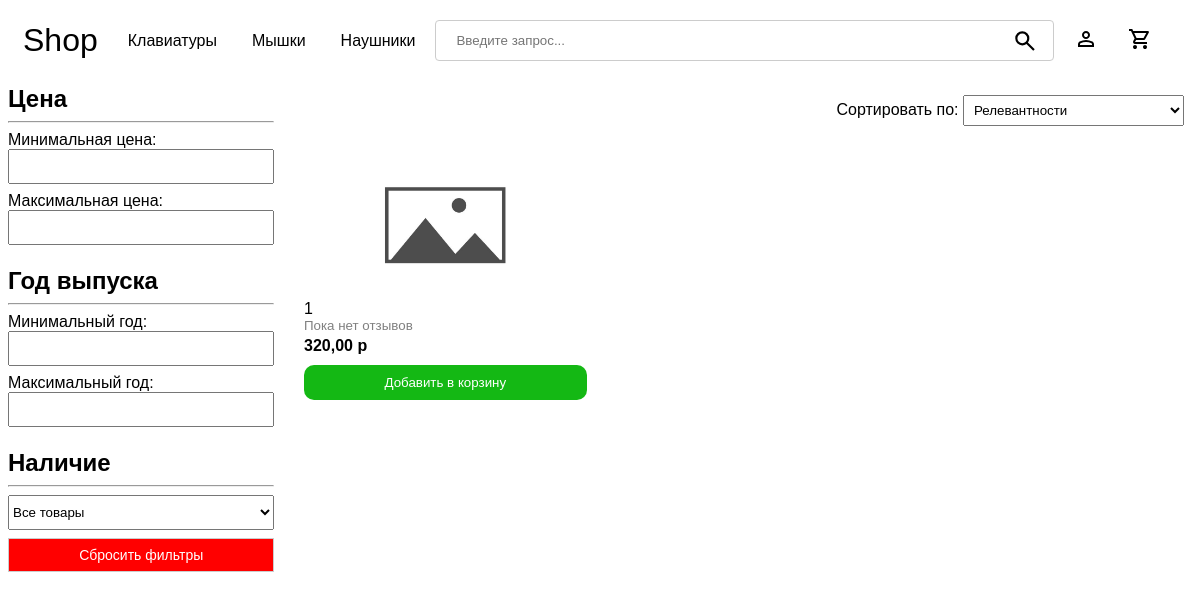
The app's page /catalog/keyboard/, older data.
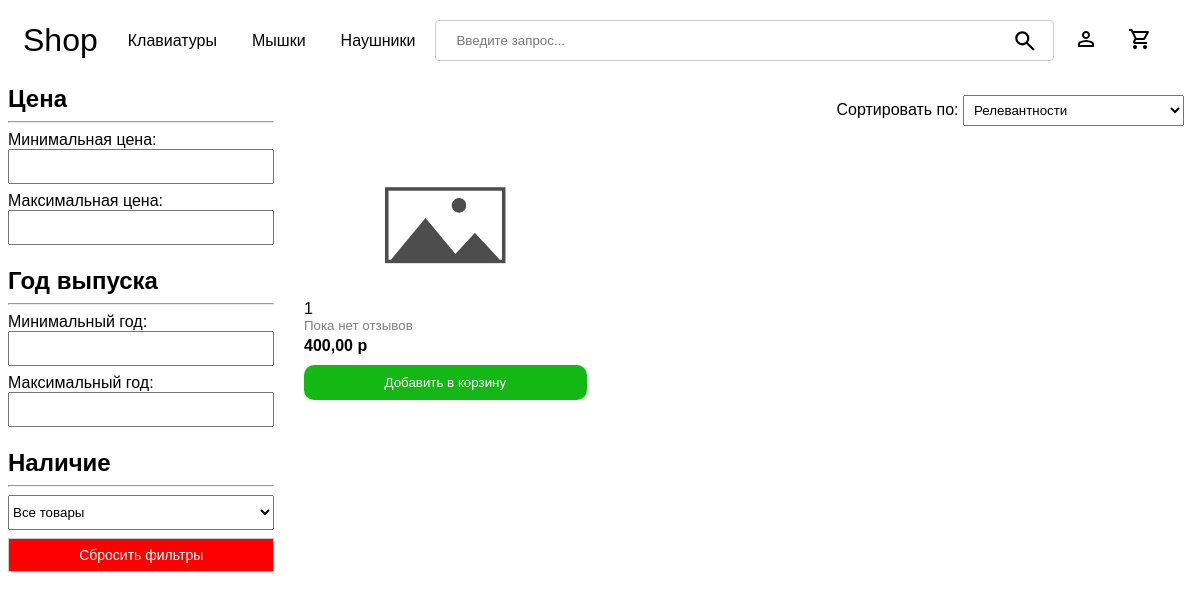
The same page, newer data.
### base/models.py (models this page shows, shortened)
class Product(models.Model):
    product_types = [
        ('keyboard', 'Клавиатура'),
        ('mouse', 'Мышь'),
        ('headphones', 'Наушники'),
    ]
    id = models.AutoField(primary_key=True)
    type = models.CharField(max_length=40, choices=product_types,default='')
    name = models.CharField(max_length=200)
    price = models.DecimalField(validators=[MinValueValidator(0)],decimal_places=2, max_digits=10)
    amount = models.IntegerField(validators=[MinValueValidator(0)])
    year = models.IntegerField(validators=[MinValueValidator(1970),MaxValueValidator(2030)])
    description = models.JSONField(null=True,blank=True)
    created = models.DateTimeField(auto_now_add = True)
    @property
    def first_image(self):
        return self.images.first()
    @property
    def get_review_count(self):
        return self.review_set.count() or 0

### base/views.py (the view)
# urls.py: path('catalog/<str:products>/',views.catalog, name = 'catalog'),
def catalog(request, products):
    q = request.GET.get('q', '')
    sort_param = request.GET.get('sort', '')
    min_price = request.GET.get('min_price') or '-1'
    max_price = request.GET.get('max_price') or '9999999'
    min_year = request.GET.get('min_year') or '-1'
    max_year = request.GET.get('max_year') or '9999999'
    current_page = int(request.GET.get('page',1))
    availability = int(request.GET.get('availability', -1))
    if products == 'all':
        products = Product.objects.filter(name__icontains=q,
                                            price__gte=min_price,
                                            price__lte=max_price,
                                            year__gte=min_year,
                                            year__lte=max_year,
                                            amount__gt=availability)
    else:
        products = Product.objects.filter(type=products,
                                        price__gte=min_price,
                                        price__lte=max_price,
                                        year__gte=min_year,
                                        year__lte=max_year,
                                        amount__gt=availability)
    if sort_param:
        products = products.order_by(sort_param)
    amount_of_products = len(products)
    paginator = Paginator(products,12)
    products = list(paginator.page(current_page))
    page_list = list(paginator.get_elided_page_range(current_page, on_each_side=2,on_ends=1))
    if page_list == [1]:
        page_list = None
    context = {
        'products': products,
        'page_list': page_list,
        'current_page':current_page,
        'q':q,
        'min_price':min_price,
        'max_price':max_price,
        'min_year':min_year,
        'max_year':max_year,
        'availability':availability,
        'sort':sort_param,
        'amount_of_products': amount_of_products
    }
    if request.headers.get('X-Requested-With') == 'XMLHttpRequest':
        html = render(request,'catalog_grid_innerHTML.html',context)
        return JsonResponse({'html':html.content.decode('utf-8')})
    else:
        return render(request, 'catalog.html', context)

### base/context_processors.py (called while the page is built)
def cart_item_count(request):
    cart_count = 0
    cart = None
    if request.user.is_authenticated:
        cart,_ = Cart.objects.get_or_create(user=request.user)
    elif request.session.session_key != None:
        cart,_ = Cart.objects.get_or_create(session_key=request.session.session_key)
    if cart:
        cart_products = CartItem.objects.filter(cart=cart)
        if cart_products.exists():
            cart_count = cart_products.aggregate(Sum('quantity'))['quantity__sum']
        else:
            cart_count = 0
    return {'cart_item_count': cart_count}

### base/templatetags/custom_filters.py (called while the page is built)
@register.filter
def number(string):
    return float(string)

### templates/catalog.html (shortened to what this page needs)
<!DOCTYPE html>
{% load custom_filters %}
{% load static %}
<html lang="en">
    <head>
</head>
<body>
    <div class="navbar-div">
        {% include 'navbar.html' %}
    </div>
    <div class="home-container">
        <div class="filter-form">
            <form method="get">
                <h2>Цена</h2>
                <hr>
                <div>
                    <label for="min_price">Минимальная цена:</label>
                    <input type="number" name="min_price" id="min_price" value="{% if min_price|number > 0 %}{{min_price}}{% endif %}">
                </div>
                <div>
                    <label for="max_price">Максимальная цена:</label>
                    <input type="number" name="max_price" id="max_price" value="{% if max_price|number < 9999999 %}{{ max_price }}{% endif %}">
                </div>
                <br>
                <h2>Год выпуска</h2>
                <hr>
                <div>
                    <label for="min_year">Минимальный год:</label>
                    <input type="number" name="min_year" id="min_year" value="{% if min_year|number > 0 %}{{ min_year }}{% endif %}">
                </div>
                <div>
                    <label for="max_year">Максимальный год:</label>
                    <input type="number" name="max_year" id="max_year" value="{% if max_year|number < 9999999 %}{{ max_year }}{% endif %}">
                </div>
                <br>
                <h2>Наличие</h2>
                <hr>
                <select name="availability" id="availability">
                    <option value="-1" {% if availability == -1 %} selected {% endif %}>Все товары</option>
                </select>
                <button
                    type="button"
                    class="reset-filter-button"
                    onclick="resetFilters()">
                    Сбросить фильтры
                </button>
            </form>
        </div>
        <div>
            <div class="sorting-container">
                <form method="get">
                    <label for="sort">Сортировать по:</label>
                    <select name="sort" id="sort">
                        <option value="">Релевантности</option>
                    </select>
                </form>
            </div>
            <div class="product-grid-and-pagination">
                {% include "catalog_grid_innerHTML.html" %}
            </div>
        </div>
    </div>
</body>
</html>

### templates/catalog_grid_product_innerHTML.html
{% load static %}
{% load custom_filters %}
<div class="product-item">
    <a href="{% url 'info' product.id %}" class="pic-link">
        <div class="image-container">
            {% if product.first_image.image.url %}
                <img src="{{ product.first_image.image.url}}" alt="{{ product.name }}">
            {% else %}
                <img src="{% static 'images/placeholder.jpg' %}" alt="Placeholder">
            {% endif %}
        </div>
    </a>
    <a href="{% url 'info' product.id %}" class="product-title">{{ product.name }}</a>
    {% if product.get_review_count != 0 %}
        <div class="rating">
            <div class="Stars" style="--rating: {{ product.get_average_rating  }};"></div>
            <p class="average-rating">&nbsp;{{ product.get_average_rating }}&nbsp;</p>
            ({{ product.get_review_count }})
        </div>
    {% else %}
        <small>Пока нет отзывов</small>
    {% endif %}
    <strong class="price">{{ product.price }} р</strong>
    <div class="add-to-cart-div">
        {% if product.amount > 0 and request.user.is_staff == False %}
        <button value="{{ product.id }}" class="button add-to-cart-button" onclick="addToCart(this.value)">Добавить в корзину</button>
        {% else %}
        <button value="{{ product.id }}" class="button add-to-cart-button" disabled>Добавить в корзину</button>
        {% endif %}
    </div>
</div>

Row changes from the older to the newer data that the page shows:
removed Product: name "1", shows "Пока нет отзывов", price "320,00", {{ product.id }} 52 (drawn)
added Product: name "1", shows "Пока нет отзывов", price "400,00", {{ product.id }} 53 (drawn)
